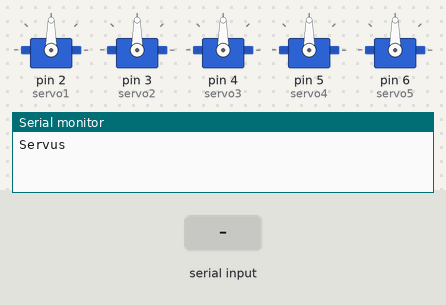
A sketch run on a simulated Arduino Uno, built with avr-gcc and run on an emulated ATmega328P. On the bench: 5 × servo, the last lines printed to the serial monitor. Inputs (shaded band) come from the test bench.

Above: at 1.2 s.
1.3 s: "1\n" received over Serial
At 4.13 s:
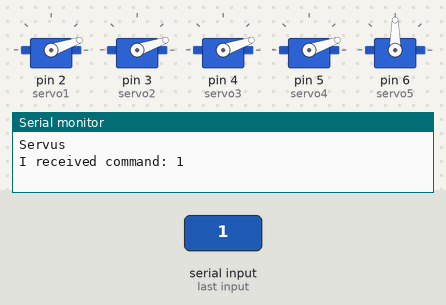
4.3 s: "4\n" received over Serial
7.3 s: "2\n" received over Serial
At 10.2 s:
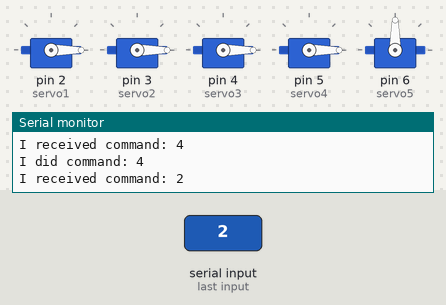
10.3 s: "3\n" received over Serial
At 12.29 s:
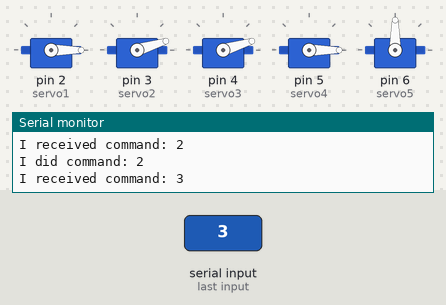
13.3 s: "5\n" received over Serial
19.3 s: "1\n" received over Serial
At 24.7 s:
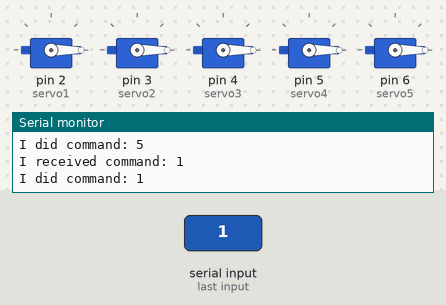
Timing chart, 0 to 25.0 s (numbered marks = the images above; inputs shaded):
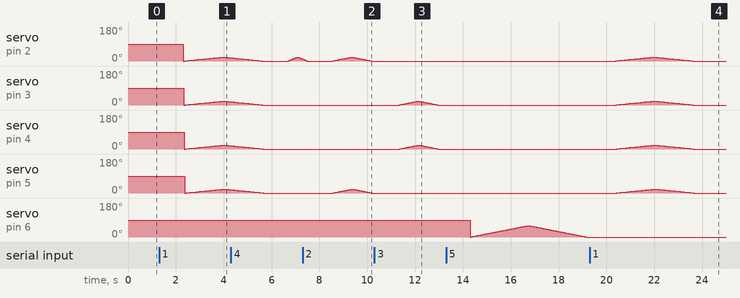

The sketch:

testing.ino
```cpp
#include <Servo.h>

Servo servo1;
Servo servo2;
Servo servo3;
Servo servo4;
Servo servo5;

int pos = 0;
String Byte ;
int a;
int b;
int c;
int d;
int e;
void setup()
{
  Serial.begin(9600);
  Serial.println("Servus");
  servo1.attach(2);
  servo2.attach(3);
  servo3.attach(4);
  servo4.attach(5);
  servo5.attach(6);

}

void loop()
{
  if (Serial.available() > 0)
  {
    Byte = Serial.readString();
    int z = Byte.toInt();
    if (z != 0)
      switch (z)
      {
        case 1:
          Serial.print("I received command: ");
          Serial.println(z);
          for (pos = 0; pos <= 20; pos += 1)
          {
            servo1.write(pos);
            delay(20);
            servo2.write(pos);
            delay(20);
            servo3.write(pos);
            delay(20);
            servo4.write(pos);
            delay(20);

          }
          for (pos = 20; pos >= 0; pos -= 1)
          {
            servo1.write(pos);
            delay(20);
            servo2.write(pos);
            delay(20);
            servo3.write(pos);
            delay(20);
            servo4.write(pos);
            delay(20);

          }
          break;

        case 2:
          Serial.print("I received command: ");
          Serial.println(z);
          for (pos = 0; pos <= 20; pos += 1)
          {
            servo1.write(pos);
            delay(20);
            servo4.write(pos);
            delay(20);
          }
          for (pos = 20; pos >= 0; pos -= 1)
          {
            servo1.write(pos);
            delay(20);
            servo4.write(pos);
            delay(20);
          }
          break;

        case 3:
          Serial.print("I received command: ");
          Serial.println(z);
          for (pos = 0; pos <= 20; pos += 1)
          {
            servo2.write(pos);
            delay(20);
            servo3.write(pos);
            delay(20);
          }
          for (pos = 20; pos >= 0; pos -= 1)
          {
            servo2.write(pos);
            delay(20);
            servo3.write(pos);
            delay(20);
          }
          break;

        case 4:
          Serial.print("I received command: ");
          Serial.println(z);
          for (pos = 0; pos <= 20; pos += 1)
          {
            servo1.write(pos);
            delay(20);
          }
          for (pos = 20; pos >= 0; pos -= 1)
          {
            servo1.write(pos);
            delay(20);
          }
          break;

        case 5:
          Serial.print("I received command: ");
          Serial.println(z);
          for (pos = 0; pos <= 60; pos += 1)
          {
            servo5.write(pos);
            delay(40);
          }
          for (pos = 60; pos >= 0; pos -= 1)
          {
            servo5.write(pos);
            delay(40);
          }
          break;

      }

    Serial.print("I did command: ");
    Serial.println(z);

  }
}
```

Measured:
- after the input at 7.3 s, servo on pin 5 (servo4): rises from 0° to 20° in 0.76 s, then falls to 0° in 0.84 s
- after the input at 10.3 s, servo on pin 3 (servo2), servo on pin 4 (servo3): rises from 0° to 20° in 0.76 s, then falls to 0° in 0.84 s
- after the input at 19.3 s, servo on pin 2 (servo1), servo on pin 3 (servo2), servo on pin 4 (servo3), servo on pin 5 (servo4): rises from 0° to 20° in 1.5 s, then falls to 0° in 1.7 s
